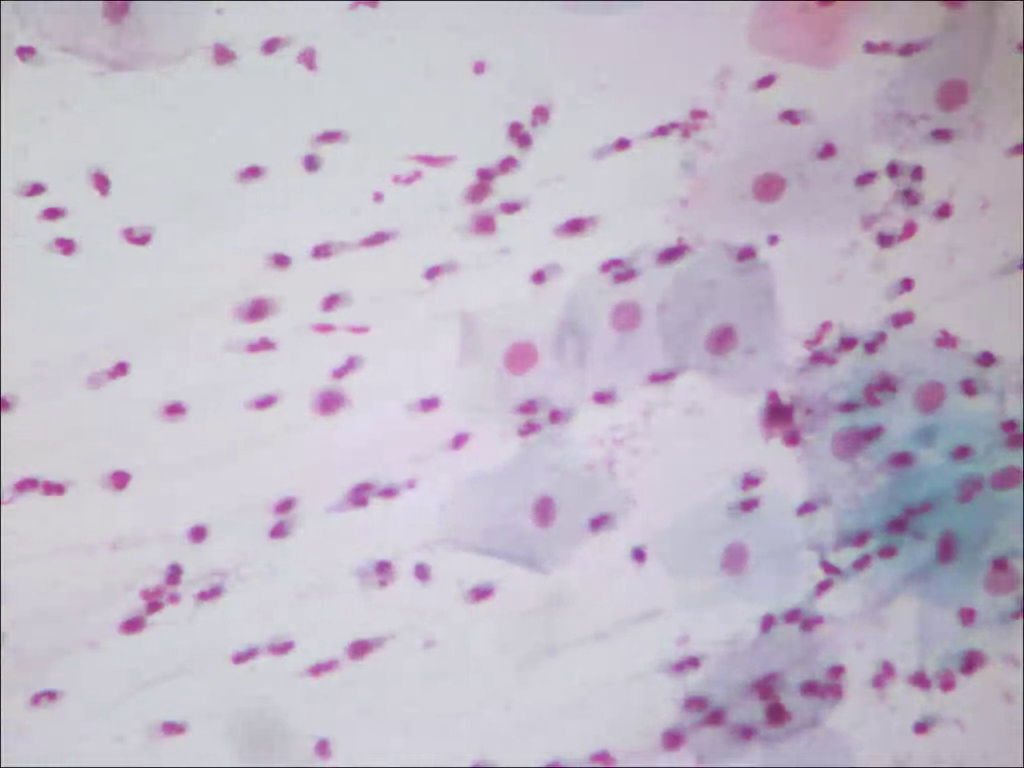
#> input picture frame 38 of cells.webm, 1024 x 768 px
$ python cellboundary.py   (Python 2 division)   (older library calls are emulated)
#> lines starting #> are read from the running program, lines starting #| are printed output that depends on the picture; after the words box and inside, x2 and y2 are one past the last pixel; in counts of white or black regions, pixels touching at a corner belong together
from __future__ import print_function
from imutils.video import VideoStream
import numpy as np
import argparse
import imutils
import time
import cv2

cap = cv2.VideoCapture('cells.webm')
fourcc = cv2.VideoWriter_fourcc(*'MPEG')
out = cv2.VideoWriter('output1.avi',fourcc, 20.0, (640,480))

while True:
    ret, frame = cap.read()
#> frame is the input picture: shape (768, 1024, 3); mean B, G, R 200.7, 185.9, 194.2


    ret, frame = cap.read()

    if ret == True:

        frame1=frame
        kernel_sharpen_1 = np.array([[-1,-1,-1], [-1,9,-1], [-1,-1,-1]])
        kernel_sharpen_2 = np.array([[1,1,1], [1,-7,1], [1,1,1]])
        kernel_sharpen_3 = np.array([[-1,-1,-1,-1,-1],
                             [-1,2,2,2,-1],
                             [-1,2,8,2,-1],
                             [-1,2,2,2,-1],
                             [-1,-1,-1,-1,-1]]) / 8.0
        frame = cv2.filter2D(frame, -1, kernel_sharpen_3)

        element = cv2.getStructuringElement(cv2.MORPH_ELLIPSE,(7,7))

        hsv = cv2.cvtColor(frame,cv2.COLOR_BGR2HSV)
#> hsv: shape (768, 1024, 3); mean H, S, V 130.1, 23.6, 201.6
        x = frame.shape[0]
#> x = 768
        y = frame.shape[1]
#> y = 1024
        hsvt = hsv[x/3:(2*x)/3,y/3:(2*y)/3,:]
#> hsvt: shape (256, 341, 3); mean H, S, V 134.3, 23.6, 215.6
        target = cv2.cvtColor(hsvt,cv2.COLOR_HSV2BGR)
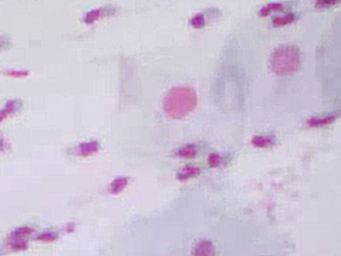
#> target: shape (256, 341, 3); mean B, G, R 215, 196.1, 207.2
        #cv2.imshow('i',hsv[:,:,:])
        hsv = cv2.GaussianBlur(hsv,(5,5),0)
#> hsv: shape (768, 1024, 3); mean H, S, V 130.1, 23.4, 201.8
        roihist = cv2.calcHist([hsv],[0, 1], None, [180, 256], [0, 180, 0, 256] )
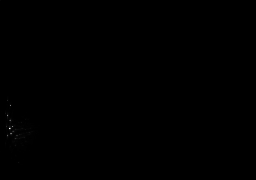
#> roihist: shape (180, 256) float32; min 0, max 31870, mean 17.1; drawn with min black and max white

      # normalize histogram and apply backprojection
        cv2.normalize(roihist,roihist,0,255,cv2.NORM_MINMAX)
        dst = cv2.calcBackProject([hsvt],[0,1],roihist,[0,180,0,256],1)

      # Now convolute with circular disc
        disc = cv2.getStructuringElement(cv2.MORPH_ELLIPSE,(5,5))
        cv2.filter2D(dst,-1,disc,dst)
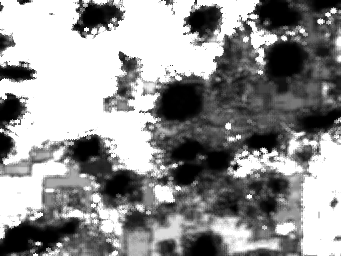
#> dst: shape (256, 341); min 0, max 255, mean 145.4

      # threshold and binary AND
        ret,thresh = cv2.threshold(dst,50,255,0)
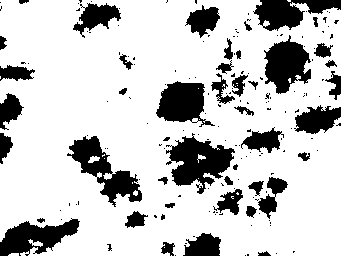
#> thresh: shape (256, 341); 78.4% white; 176 black regions (133 under 20 px), largest, box (x1, y1, x2, y2) and area: (166, 133, 235, 194) 2179, (67, 136, 142, 207) 1894, (264, 35, 311, 94) 1699
        thresh = cv2.merge((thresh,thresh,thresh))
        res = cv2.bitwise_and(target,thresh)
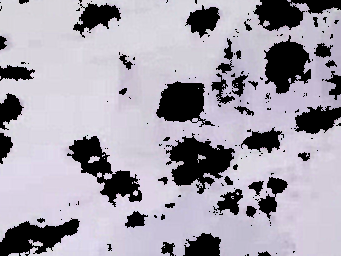
#> res: shape (256, 341, 3); mean B, G, R 172, 160.5, 165.1
        #cv2.imshow('res',res)
        frame = cv2.filter2D(frame, -1, kernel_sharpen_3)
        c = 2.5
        hsv = hsv*c
#> hsv: shape (768, 1024, 3) float64; mean H, S, V 325.2, 58.6, 504.4
        lower_blue = np.array([130*c,50*c,50*c])
        upper_blue = np.array([200*c,255*c,255*c])
        mask = cv2.inRange(hsv, lower_blue, upper_blue)
#> mask: shape (768, 1024); 8.2% white; 187 white regions (36 under 20 px)
        res_blue = cv2.bitwise_and(frame,frame, mask= mask)
        res_blue_gray = cv2.cvtColor(res_blue,cv2.COLOR_BGR2GRAY)

        x = frame.shape[0]
        y = frame.shape[1]

        erosion = cv2.erode(res_blue_gray,element,iterations = 1)
        dilation = cv2.dilate(erosion,element,iterations=1)
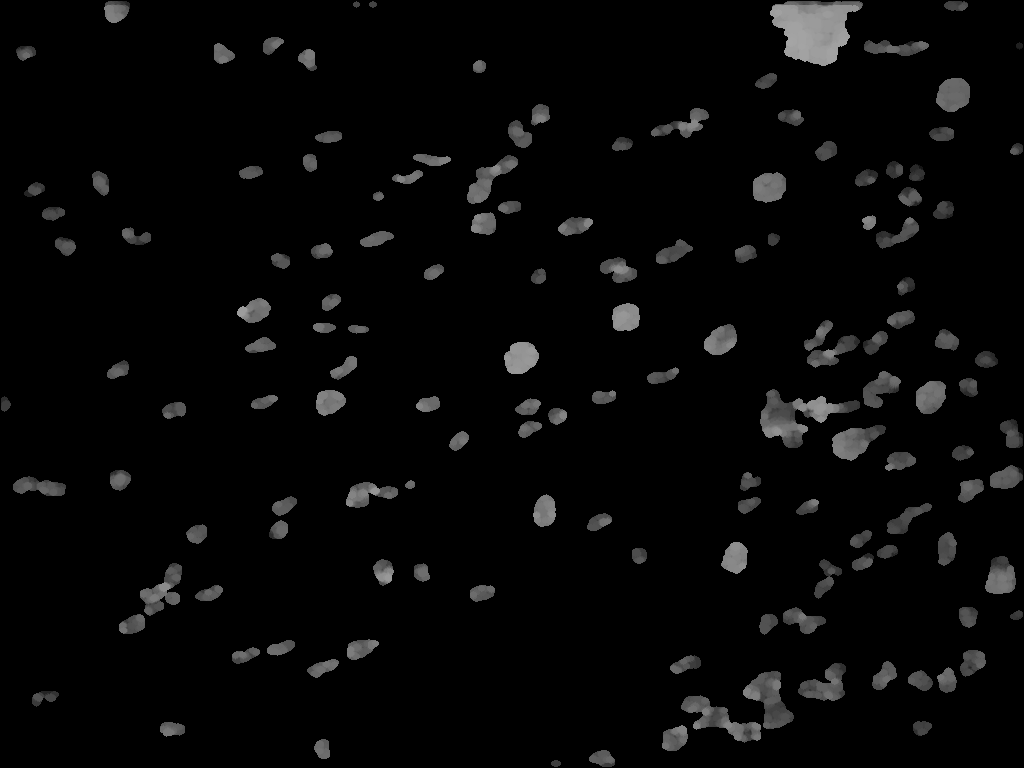
#> dilation: shape (768, 1024); min 0, max 165, mean 7.5


        image, contours, hierarchy = cv2.findContours(dilation.copy(), \
                               cv2.RETR_TREE, cv2.CHAIN_APPROX_NONE)
#> contours = 142 contours; largest, box (x1, y1, x2, y2) and area: (770, 1, 863, 66) 3904, (760, 389, 860, 448) 2353, (743, 671, 794, 729) 1468, (681, 695, 761, 743) 1438, (832, 425, 886, 461) 1072


        dilation = cv2.cvtColor(dilation,cv2.COLOR_GRAY2RGB)
#> dilation: shape (768, 1024, 3)
        dilation = cv2.drawContours(frame1, contours, -1, (0,255,0), 3)
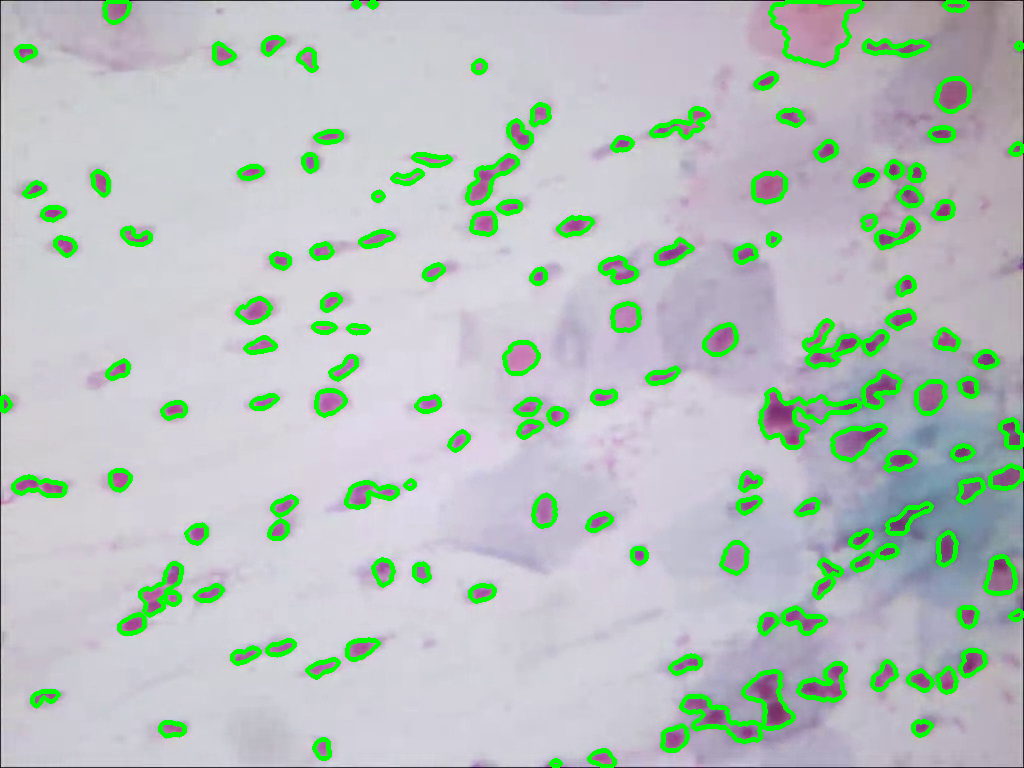
#> dilation: shape (768, 1024, 3); mean B, G, R 189.7, 193.3, 183.3


        cv2.imshow('frame',dilation)
        #out.write(res_blue_gray)

        if cv2.waitKey(40) & 0xFF == ord('q'):
#> (key q is pressed here)
            break

    else:
        break
cap.release()
out.release()
cv2.destroyAllWindows()

$ run again, starting later in the video
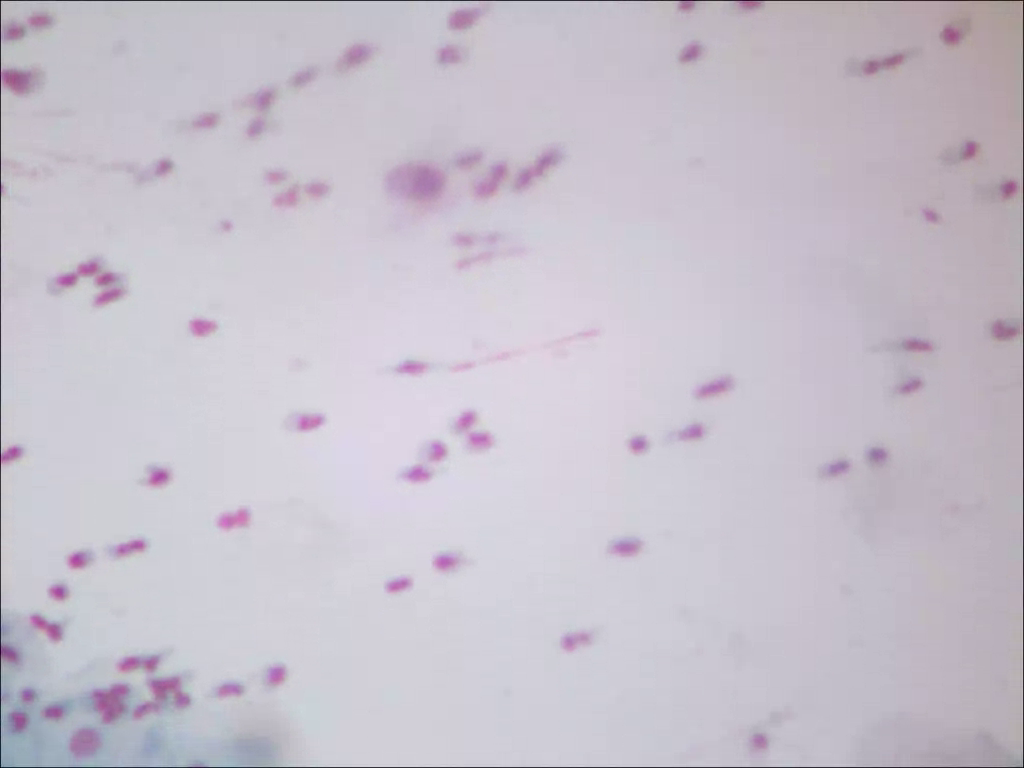
#> input picture frame 175 of cells.webm, 1024 x 768 px
#> frame is the input picture: shape (768, 1024, 3); mean B, G, R 204.4, 193, 199.4
#> hsvt: shape (256, 341, 3); mean H, S, V 135.9, 15.9, 221.2
#> `ret,thresh = cv2.threshold(dst,50,255,0)`:
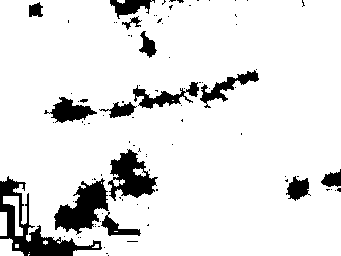
#> thresh: shape (256, 341); 89.3% white; 94 black regions (79 under 20 px), largest, box (x1, y1, x2, y2) and area: (0, 176, 102, 256) 2124, (54, 178, 109, 235) 1578, (108, 149, 158, 201) 1337
#> mask: shape (768, 1024); 2.2% white; 118 white regions (43 under 20 px)
#> contours = 68 contours, 1 with area under 20; largest, box (x1, y1, x2, y2) and area: (92, 683, 129, 724) 837, (405, 166, 442, 199) 760, (150, 678, 190, 707) 544, (71, 729, 100, 758) 540, (1, 70, 30, 93) 446
#> `dilation = cv2.drawContours(frame1, contours, -1, (0,255,0), 3)`:
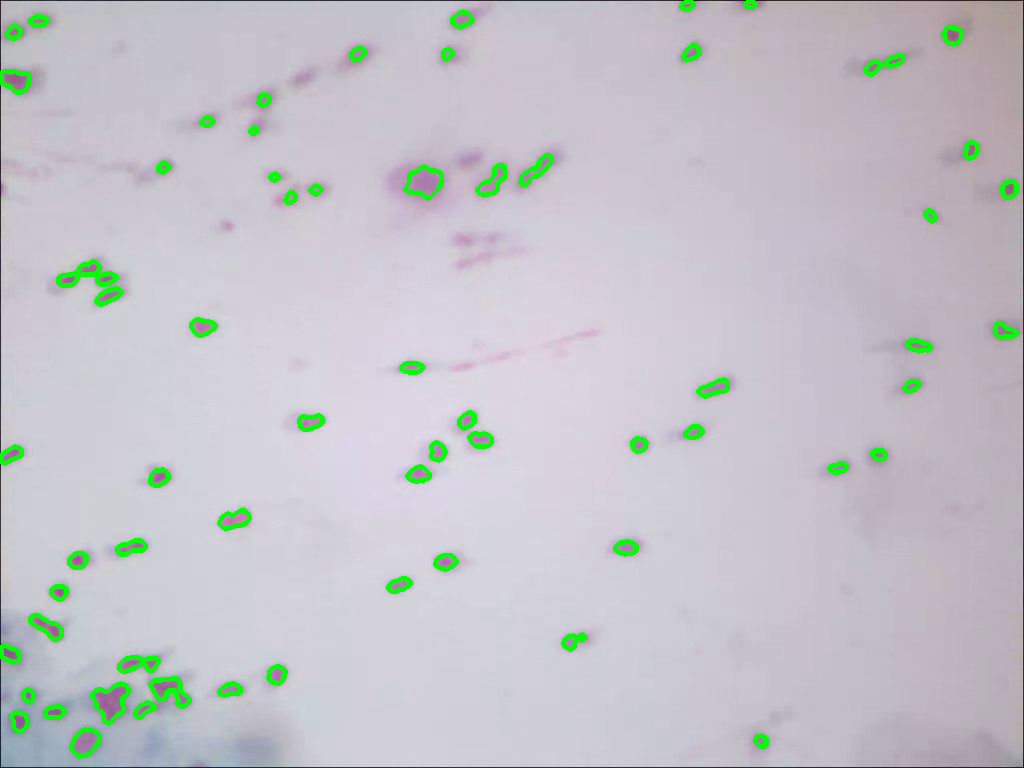
#> dilation: shape (768, 1024, 3); mean B, G, R 200.7, 195.4, 195.7

$ run again, starting later in the video
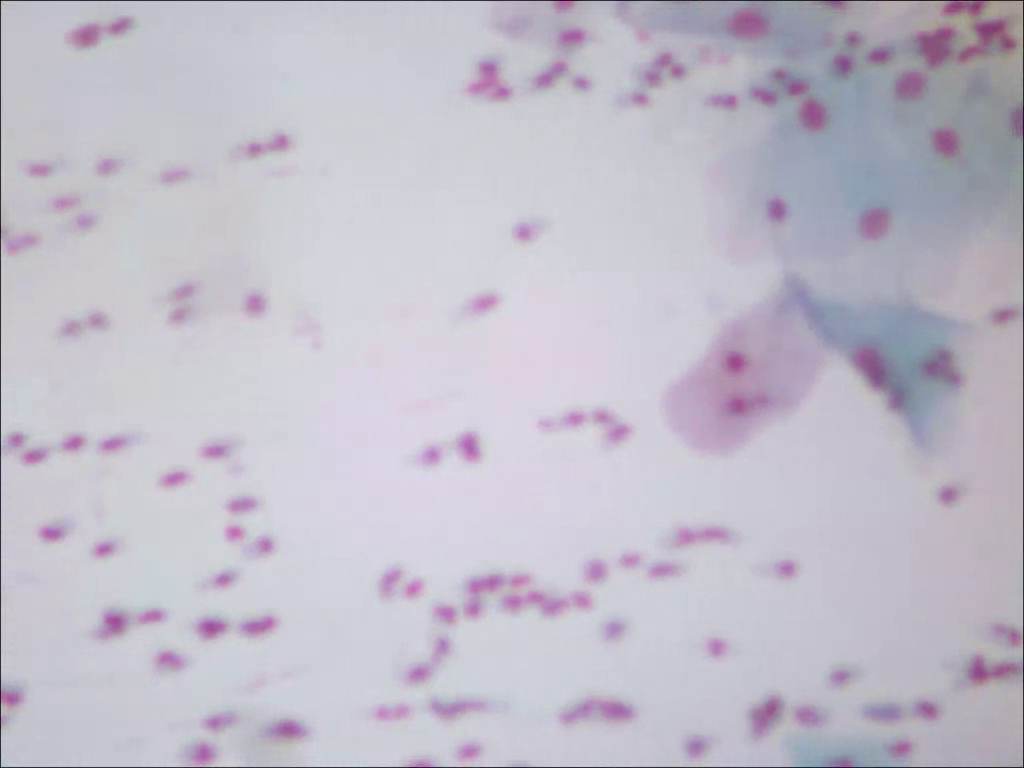
#> input picture frame 311 of cells.webm, 1024 x 768 px
#> frame is the input picture: shape (768, 1024, 3); mean B, G, R 201.5, 189, 193.3
#> hsvt: shape (256, 341, 3); mean H, S, V 131.7, 15.8, 221.2
#> `ret,thresh = cv2.threshold(dst,50,255,0)`:
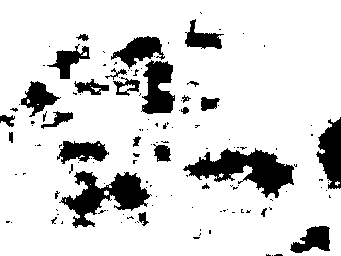
#> thresh: shape (256, 341); 84.6% white; 132 black regions (104 under 20 px), largest, box (x1, y1, x2, y2) and area: (183, 148, 294, 198) 2573, (59, 171, 152, 228) 2223, (141, 60, 175, 114) 1235
#> mask: shape (768, 1024); 4.2% white; 161 white regions (40 under 20 px)
#> contours = 107 contours, 1 with area under 20; largest, box (x1, y1, x2, y2) and area: (958, 19, 1016, 63) 1032, (717, 389, 774, 419) 1015, (916, 26, 955, 67) 980, (852, 346, 887, 389) 852, (728, 9, 767, 38) 818
#> `dilation = cv2.drawContours(frame1, contours, -1, (0,255,0), 3)`:
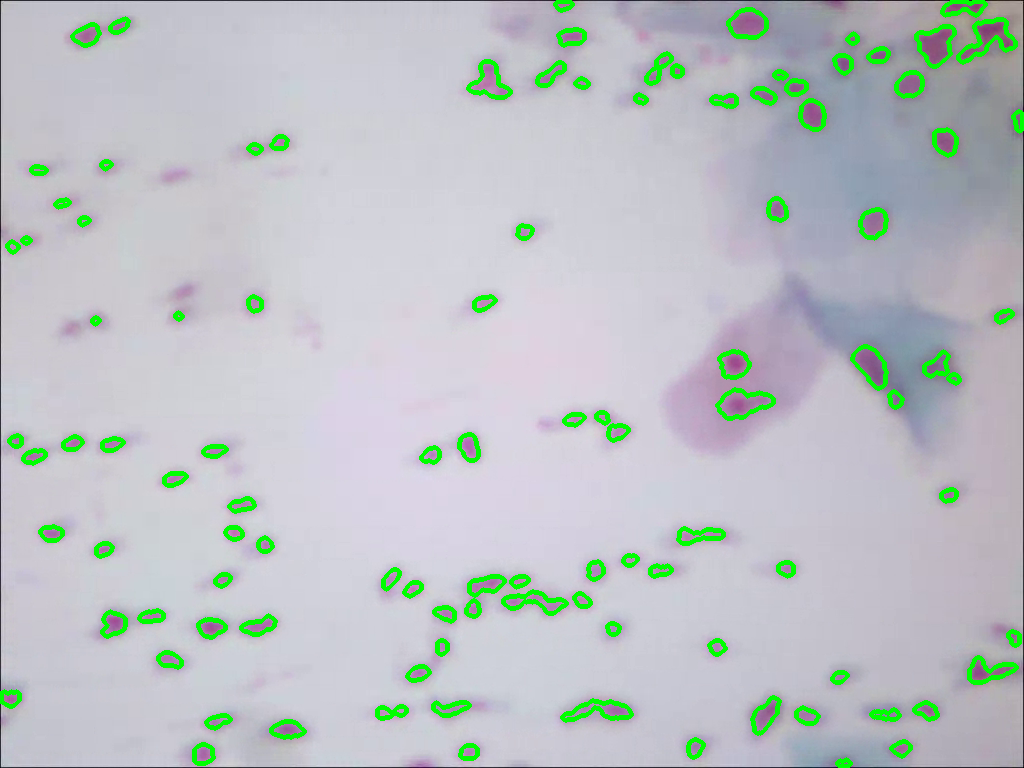
#> dilation: shape (768, 1024, 3); mean B, G, R 194.9, 193.3, 186.9
